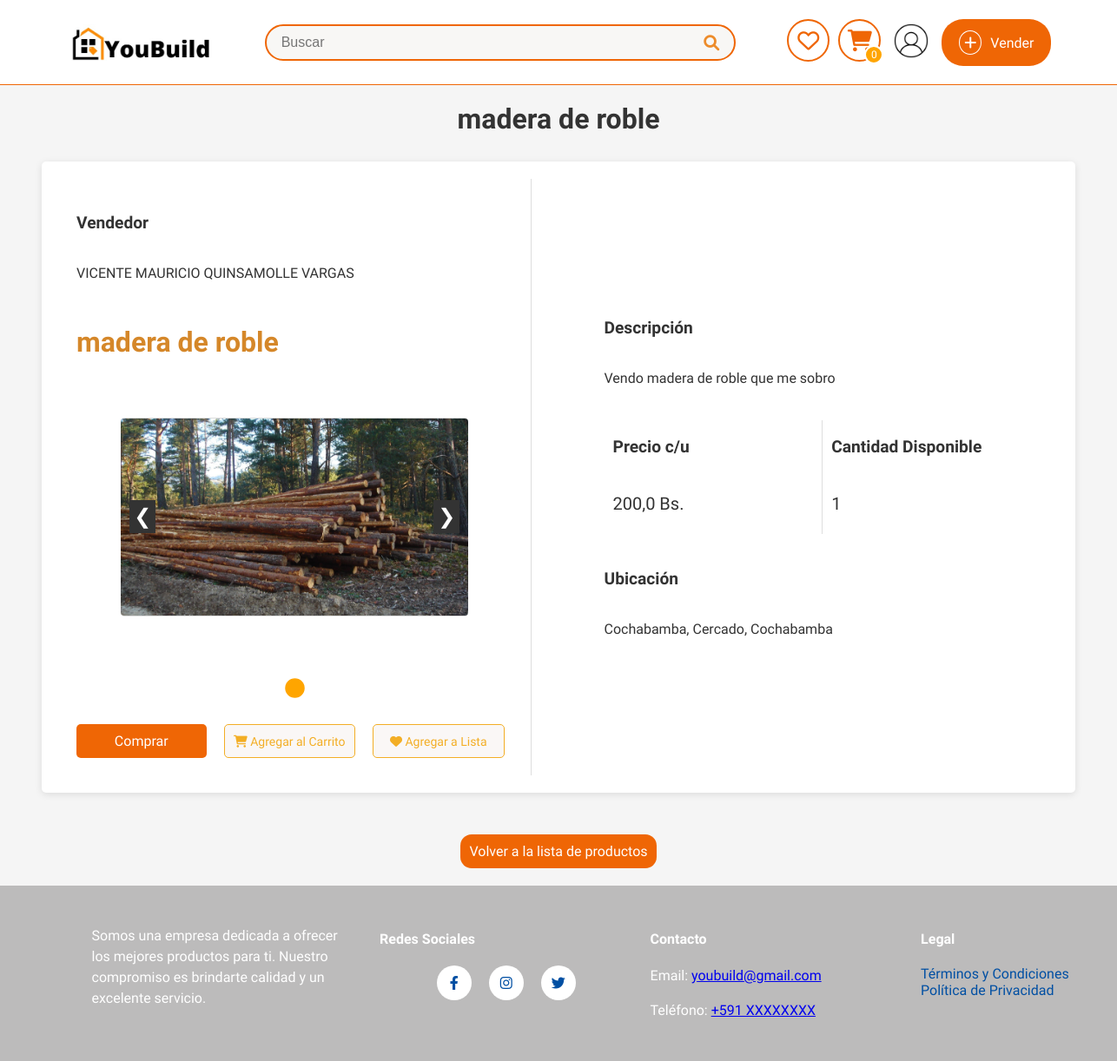
The page /producto/5/ (signed in) on the database its author committed.
### sistema/models.py (models this page shows, shortened)
class UsuarioDB(models.Model):
    user = models.OneToOneField(User, on_delete=models.CASCADE)
    nombre_completo = models.CharField(max_length=50, verbose_name="Nombre completo", null=True)
    municipio_fk = models.ForeignKey('MunicipioDB', on_delete=models.CASCADE, null=True, blank=True)
    direccion_1 = models.CharField(max_length=255, verbose_name="Dirección", null=True)
    telefono = models.CharField(
        max_length=15, verbose_name="Número de celular",
        validators=[RegexValidator(regex=r'^\+?1?\d{9,15}$', message="El número debe estar en el formato: '+59199999999'. Hasta 15 dígitos.")]
    )
    imagen_perfil = models.ImageField(upload_to='perfil/', null=True, blank=True, default='perfil/perfil.png',verbose_name="Foto de perfil")
    qr_imagen = models.ImageField(upload_to='qr/', null=True, blank=True, verbose_name="Código QR")
    intentos_fallidos_password = models.IntegerField(default=0)
    bloqueo_password_hasta = models.DateTimeField(null=True, blank=True)
    class Meta:
        verbose_name = "Perfil de Usuario"
        verbose_name_plural = "Perfiles de Usuarios"

class ProductoDb(models.Model):
    ESTADO_CHOICES = [
        ('disponible', 'Disponible'),
        ('promocion', 'En Promoción'),
        ('vendido', 'Vendido'),
    ]
    nombre = models.CharField(max_length=50, verbose_name="Nombre")
    detalle = models.TextField(max_length=500, verbose_name="Detalle")
    precio = models.FloatField(verbose_name="Precio", validators=[MinValueValidator(0.0), MaxValueValidator(99999.9)])
    descuento = models.FloatField(default=0.0, validators=[MinValueValidator(0.0), MaxValueValidator(100.0)], verbose_name="Descuento (%)")
    estado = models.CharField(max_length=10, choices=ESTADO_CHOICES, default='disponible', verbose_name="Estado del Producto")
    fecha_inicio_promocion = models.DateTimeField(null=True, blank=True, verbose_name="Inicio de Promoción")
    fecha_fin_promocion = models.DateTimeField(null=True, blank=True, verbose_name="Fin de Promoción")
    disponible = models.BooleanField(default=True, verbose_name="Disponible para la venta")  # Para activar o desactivar el producto manualmente
    categoria_fk = models.ForeignKey(CategoriaDb, on_delete=models.CASCADE, null=True, blank=True)
    usuario_fk = models.ForeignKey(UsuarioDB, on_delete=models.CASCADE, null=True, blank=True)
    municipio_fk = models.ForeignKey(MunicipioDB, on_delete=models.CASCADE, null=True, blank=True, verbose_name="Municipio")
    direccion_1 = models.CharField(max_length=255, verbose_name="Dirección 1", null=True, blank=True)
    visitas = models.PositiveIntegerField(default=0, verbose_name="Visitas")
    cantidad = models.IntegerField(default=1)
    class Meta:
        db_table = "productos"
        verbose_name = "Producto"
        verbose_name_plural = "Productos"

class ImagenProductoDB(models.Model):
    producto_fk = models.ForeignKey(ProductoDb, on_delete=models.CASCADE, related_name="imagenes")
    imagen = models.ImageField(upload_to="productos", null=True)
    class Meta:
        verbose_name = "Imagen"
        verbose_name_plural = "Imágenes"

class MunicipioDB(models.Model):
    nombre = models.CharField(max_length=60, verbose_name="Nombre del municipio")
    provincia_fk = models.ForeignKey(ProvinciaDB, on_delete=models.CASCADE, null=True, blank=True)
    class Meta:
        verbose_name = "Municipio"
        verbose_name_plural = "Municipios"
    def __str__(self):
        return self.nombre

class ProvinciaDB(models.Model):
    nombre = models.CharField(max_length=60, verbose_name="Nombre de la provincia")
    departamento_fk = models.ForeignKey(DepartamentoDB, on_delete=models.CASCADE, null=True, blank=True)
    class Meta:
        verbose_name = "Provincia"
        verbose_name_plural = "Provincias"

class DepartamentoDB(models.Model):
    nombre = models.CharField(max_length=60, verbose_name="Nombre del departamento")
    class Meta:
        verbose_name = "Departamento"
        verbose_name_plural = "Departamentos"
    def __str__(self):
        return self.nombre

### sistema/views.py (the view)
# urls.py: path('producto/<int:id>/', producto_view, name='detalle_producto'),
def producto_view(request, id):
    producto = get_object_or_404(ProductoDb, id=id)
    producto.visitas += 1
    producto.save()
    favoritos_ids = []
    if request.user.is_authenticated:
        favoritos_ids = ListaFavoritosDB.objects.filter(usuario=request.user.usuariodb).values_list('producto_id', flat=True)
        print("Productos en favoritos:", list(favoritos_ids))
    template = 'layoutReg.html' if request.user.is_authenticated else 'layout.html'
    return render(request, "detalle_producto.html", {
        "producto": producto,
        "template": template,
        "favoritos_ids": favoritos_ids,
    })

### sistema/context_processors.py (called while the page is built)
def cart_count(request):
    if request.user.is_authenticated:  # Only fetch the cart count for logged-in users
        try:
            usuario = request.user.usuariodb
            cart_count = CarritoProductoDB.objects.filter(carrito_fk__usuario_fk=usuario).aggregate(
                total_quantity=Sum('cantidad')
            )['total_quantity'] or 0
        except UsuarioDB.DoesNotExist:
            cart_count = 0
    else:
        cart_count = 0
    return {'cart_count': cart_count}

def user_profile(request):
    if request.user.is_authenticated:
        return {"usuario": request.user.usuariodb}
    return {}

### sistema/templates/detalle_producto.html (shortened to what this page needs)
<!DOCTYPE html>
{% extends template %}
{% load static %}
{% block extra_styles %}
<link rel="stylesheet" href="{% static 'detalleProd.css' %}" />
<link rel="stylesheet" href="https://cdnjs.cloudflare.com/ajax/libs/font-awesome/6.0.0-beta3/css/all.min.css" />
{% endblock %}
{% block content %}
<div class="titulo">
    <h1> {{ producto.nombre }} </h1>
</div>
<div class="flex-container">
    <div class="column column-left flex-column">
        <h3>Vendedor</h3>
        <p>{{ producto.usuario_fk.nombre_completo }} </p>
        <h3 class="product-name">{{ producto.nombre }}</h3>
        <div class="carousel-productos-container">
            <button class="carousel-productos-button prev" onclick="changeSlide(-1)">&#10094;</button>
            <div class="carousel-productos">
                {% for imagen in producto.imagenes.all %}
                <div class="carousel-productos-item">
                    <img src="{{ imagen.imagen.url }}" alt="Imagen del producto" class="producto-imagen">
                </div>
                {% endfor %}
            </div>
            <button class="carousel-productos-button next" onclick="changeSlide(1)">&#10095;</button>
        </div>
        <div class="carousel-productos-dots">
            {% for imagen in producto.imagenes.all %}
            <span class="dot" onclick="currentSlide({{ forloop.counter0 }})"></span>
            {% endfor %}
        </div>
        <div class="botones button-row">
            <button class="btn" id="btn-comprar" onclick="comprar({{ producto.id }})">Comprar</button>
            <button class="btn add-to-view" id="btn-agregar-carrito" onclick="agregarAlCarrito({{ producto.id }})">
                <i class="fas fa-shopping-cart"></i> Agregar al Carrito
            </button>
            <button
                      class="btn add-to-view"
                      onclick="agregarAFavoritos({{ producto.id }})"
                      id="favorito-btn-{{ producto.id }}">
                      <i class="fas fa-heart"></i>
                      {% if producto.id in favoritos_ids %}
                          En Favoritos
                      {% else %}
                          Agregar a Lista
                      {% endif %}
                  </button>
        </div>
    </div>
    <div class="column column-right flex-column">
        <h3>Descripción</h3>
        <p>{{ producto.detalle }}</p>
        <div class="sub-container">
            <div class="subcolumn1 flex-column column-left">
                <h3>Precio c/u</h3>
                <p class="aux">{{ producto.precio }} Bs.</p>
            </div>
            <div class="subcolumn2 flex-column column-right">
                <h3>Cantidad Disponible</h3>
                <p class="aux">{{ producto.cantidad }}</p>
            </div>
        </div>
        <h3>Ubicación</h3>
        <p>
            {{ producto.usuario_fk.municipio_fk.provincia_fk.departamento_fk }},
            {{ producto.usuario_fk.municipio_fk.provincia_fk.nombre }},
            {{ producto.usuario_fk.municipio_fk }}
        </p>
    </div>
</div>
<button class="btn volver-a-lista" style="max-width: fit-content;" onclick="volverALista()">Volver a la lista de
    productos</button>
{% endblock %}

### sistema/templates/layoutReg.html (shortened to what this page needs)
{% load static %}
<html lang="en">
  <head>
    <link rel="stylesheet" href="https://cdnjs.cloudflare.com/ajax/libs/font-awesome/6.4.0/css/all.min.css" />
    <link rel="stylesheet" href="{% static 'style.css' %}" />
    <link rel="stylesheet" href="{% static 'layoutReg.css' %}" />
    <link rel="stylesheet" href="{% static 'topbar.css' %}">
    {% block extra_styles %}
    {% endblock %}
  </head>
  <body>
    <header>
      <div class="topbar-background">
      <div class="topbar-container">
        <div class="topbar-left">
          <a href="/home " class="logo"><img src="{% static 'logo.jpeg' %}" alt="Logo" width="125" /></a>
        </div>
        <div class="topbar-center">
          <form action="{% url 'buscar' %}" method="GET" onsubmit="return validateSearch()">
            <div class="search-box">
              <input type="text" placeholder="Buscar" name="q" maxlength="20" pattern="[A-Za-z0-9\s]+" required>
              <button><i class="fa fa-search"></i></button>
            </div>
          </form>
        </div>
        <div class="topbar-right">
          <a href="{% url 'listaFavoritos' %}" class="icon-btn"><i class="fa-regular fa-heart"></i></a>
          <a href="{% url 'Carrito' %}" class="icon-btn"><i class="fa fa-shopping-cart"></i><span class="cart-count">{{ cart_count }}</span></a>
          <div class="profile-menu-container">
            <a href="#" class="profile-icon" onclick="toggleMenu(event)">
                <img src="{{ usuario.imagen_perfil.url }}" alt="Foto de Perfil" class="profile-pic" />
            </a>
          </div>
          <a href="{% url 'vender' %}" class="btn-sell">
            <i class="fas fa-plus"></i> Vender
          </a>
        </div>
      </div>
    </header>
    <div>
      {% block content %}{% endblock %}
    </div>
    <footer>
      <div class="footer-container">
        <div class="footer-description">
          <p>Somos una empresa dedicada a ofrecer los mejores productos para ti. Nuestro compromiso es brindarte calidad y un excelente servicio.</p>
        </div>
        <div class="footer-links">
          <h4>Redes Sociales</h4>
          <div class="social-buttons">
            <a href="https://facebook.com" target="_blank" class="social-button facebook"><i class="fab fa-facebook-f"></i></a>
            <a href="https://instagram.com" target="_blank" class="social-button instagram"><i class="fab fa-instagram"></i></a>
            <a href="https://twitter.com" target="_blank" class="social-button twitter"><i class="fab fa-twitter"></i></a>
          </div>
        </div>
        <div class="footer-contact">
          <h4>Contacto</h4>
          <p>
            Email: <a href="mailto:youbuild@gmail.com">youbuild@gmail.com</a>
          </p>
          <p>
            Teléfono: <a href="tel:+591XXXXXXXX">+591 XXXXXXXX</a>
          </p>
        </div>
        <div class="footer-legal">
          <h4>Legal</h4>
          <ul>
            <li>
              <a href="#terminos-condiciones">Términos y Condiciones</a>
            </li>
            <li>
              <a href="#politica-privacidad">Política de Privacidad</a>
            </li>
          </ul>
        </div>
      </div>
    </footer>
  </body>
</html>

### sistema/static/style.css (style rules this page uses)
:root { --primary-color: #ED8C2B; --secondary-color: #E5E8EB; --accent-color: #F2690D; --text-color: #1C1C0D; --link-color: #9E9647; --background-color: #FFFFFB; }
body { font-family: 'Comfortaa', sans-serif; margin: 0; padding: 0; display: grid; grid-template-rows: auto 1fr auto; min-height: 100vh; background-color: var(--background-color); }
footer { background-color: #bcbbbb; padding: 20px 0; width: 100%; position: relative; color: #ffffff; }
.footer-container { display: flex; justify-content: space-around; flex-wrap: wrap; width: 100%; margin: 0 auto; padding: 0 0px; margin: 0 2cm; }
.footer-contact, .footer-legal { flex: 1; min-width: 200px; margin: 10px; }
.footer-description { flex: 1; min-width: 200px; margin: 10px; margin-left: 30px; }
.footer-links { flex: 1; min-width: 200px; margin: 10px; margin-left: 30px; }
.footer-links ul, .footer-legal ul { list-style: none; padding: 0; }
.footer-links a, .footer-legal a { text-decoration: none; color: #004fa3; }
.social-buttons { display: flex; justify-content: center; margin-top: 10px; }
.social-button { display: inline-block; width: 40px; height: 40px; background-color: #fff; border-radius: 50%; color: #007bff; display: flex; align-items: center; justify-content: center; margin: 0 10px; transition: background-color 0.3s, transform 0.3s; }
.dot { width: 5px; height: 5px; border-radius: 50%; background-color: black; margin: 0 5px; transition: transform 0.3s ease; }
.dot.active { transform: scale(1.5); }
button, .btn, .btn-volver, .btn-detalle, .btn-agregar, .btn-comprar { font-family: 'Comfortaa', sans-serif !important; }
.flex-container { display: flex; text-align: left; background-color: white; margin: 3em; padding: 4em; gap: 4em; margin-top: 30px; border-radius: 5px; box-shadow: 0 2px 8px rgba(0, 0, 0, 0.1); }
.flex-column { display: flex; flex-direction: column; justify-content: center; }
.sub-container { display: flex; text-align: left; width: 100%; }
.subcolumn1 { flex: 3; }
.subcolumn2 { flex: 4; }
.column { flex: 1; }
.producto-imagen { max-width: 20rem; }
.aux { font-size: 3em; color: #d58729; }
.product-name { font-size: 2em; color: #d58729; }
.carousel-productos-container { position: relative; max-width: 100%; margin: auto; overflow: hidden; }
.carousel-productos { display: flex; transition: transform 0.5s ease-in-out; }
.carousel-productos-item { min-width: 100%; box-sizing: border-box; display: none; justify-content: center; align-items: center; }
.carousel-productos-item.active { display: flex; }
.producto-imagen { max-width: 100%; max-height: 500px; object-fit: contain; }
.carousel-productos-button { position: absolute; top: 50%; transform: translateY(-50%); background-color: rgba(0, 0, 0, 0.5); color: white; border: none; padding: 10px; cursor: pointer; }
.carousel-productos-button.prev { left: 10px; }
.carousel-productos-button.next { right: 10px; }
.carousel-productos-dots { text-align: center; padding: 10px; }
.carousel-productos-dots .dot { height: 15px; width: 15px; margin: 0 2px; background-color: #bbb; border-radius: 50%; display: inline-block; transition: background-color 0.6s ease; }
.carousel-productos-dots .dot.active { background-color: orange; }

### sistema/templates/layoutReg.html (style rules this page uses)
body { font-family: 'Comfortaa', sans-serif; }

### sistema/templates/detalle_producto.html (style rules this page uses)
body { font-family: 'Comfortaa', sans-serif; }

### rows shown on the page
UsuarioDB: imagen_perfil (picture)
ProductoDb: nombre "madera de roble", usuario_fk.nombre_completo "VICENTE MAURICIO QUINSAMOLLE VARGAS", detalle "Vendo madera de roble que me sobro", precio "200,0", cantidad "1", usuario_fk.municipio_fk.provincia_fk.departamento_fk "Cochabamba", usuario_fk.municipio_fk.provincia_fk.nombre "Cercado", usuario_fk.municipio_fk "Cochabamba"
ImagenProductoDB: imagen (picture)

### other values the page prints
{{ cart_count }} "0"
